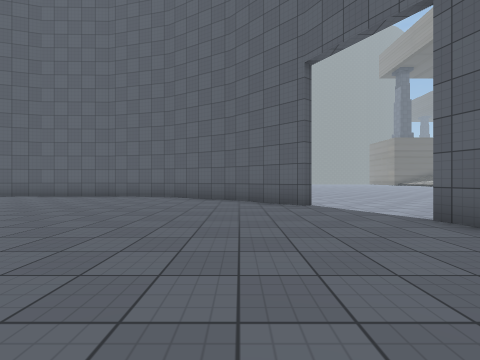
view 1 (above)

16 first-person views from a walk through a 3-D level made in the Unity game engine. The camera is 1.2 m above the floor, looks level and sees 90° across. The floor is counted in squares, 2 m on a side. Each view is taken from the middle of a square. On the plan, view 1 faces up. The plan holds only what a view shows up to about 9 squares ahead; the rest is blank. The place goes on beyond the plan. The player character is not drawn. Some surface patterns are stand-ins.

view 2
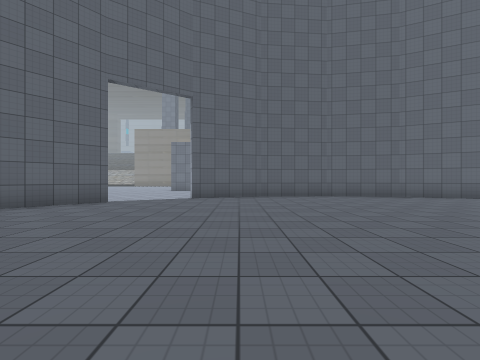

view 3
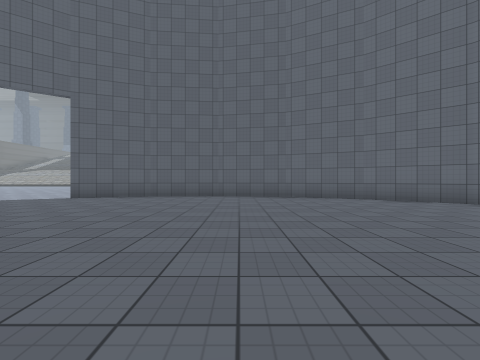

view 4
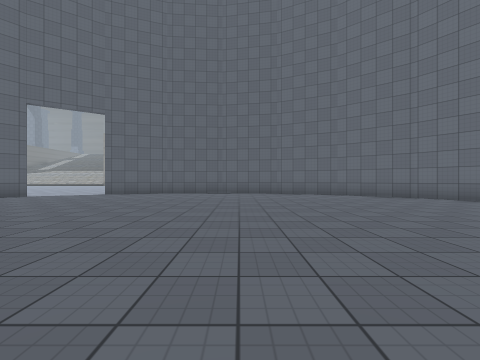

view 5
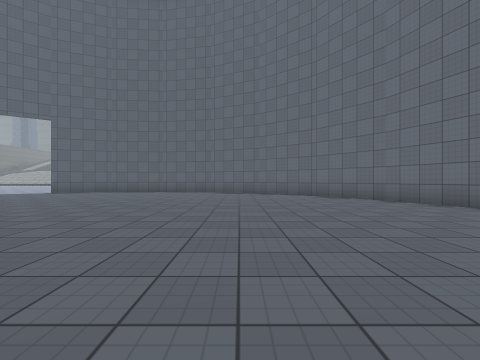

view 6
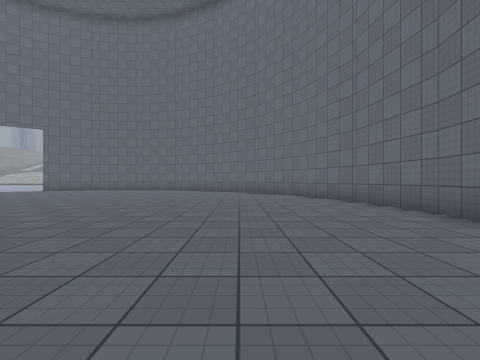

view 7
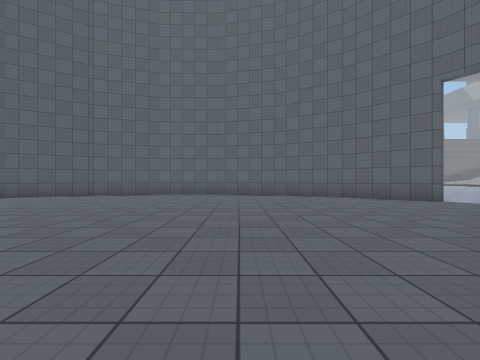

view 8
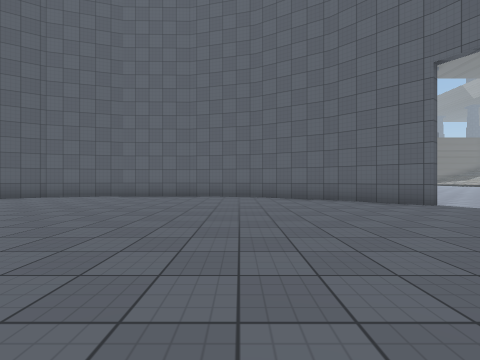

view 9
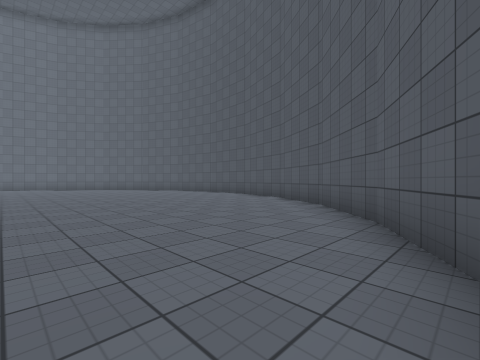

view 10
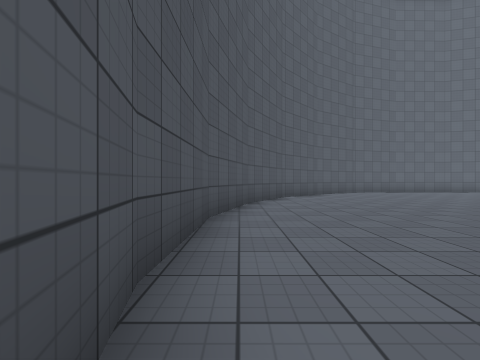

view 11
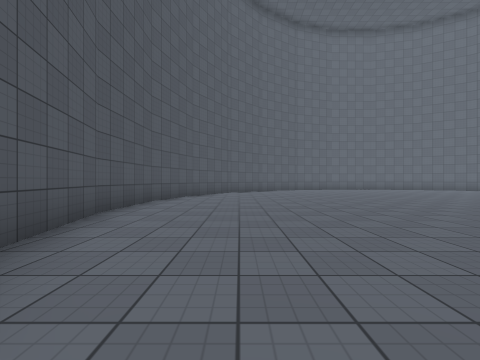

view 12
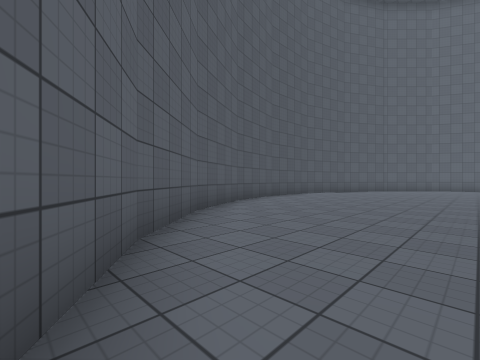

view 13
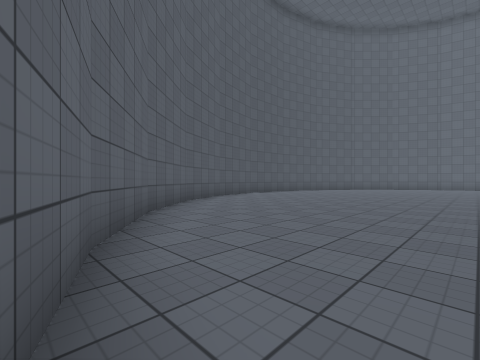

view 14
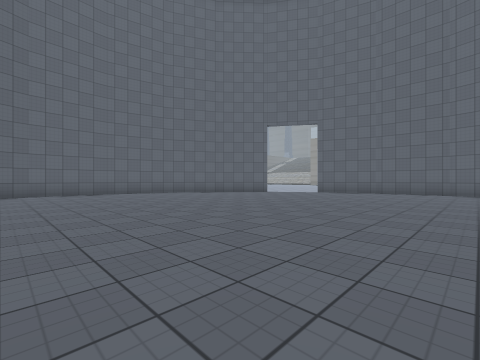

view 15
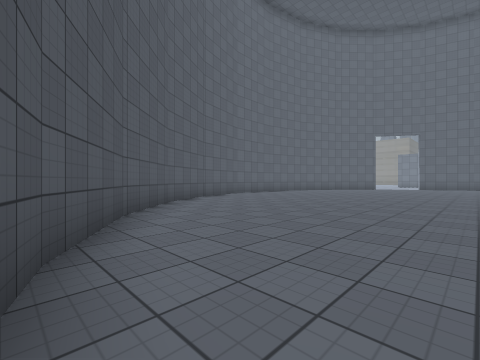

view 16
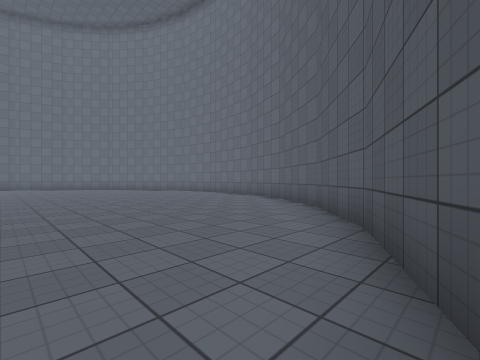

### Floor plan
Points are (right, up) in squares from view 1. A wall is a line through its corners. A room is listed if a view was taken in it or the views show most of it. See-through windows are left out.
Room 1 (views 1, 2, 3, 4, 5, 6, 7, 8, 9, 10, 11, 12, 13, 14, 15, 16)
walls: (-10.4, -9.4) (-8.8, -10); (-12.4, -8) (-10.3, -9.5); (-4.1, -10.3) (-3.3, -10.2) (-1, -9.2); (-15.1, -4) (-14, -6.2) (-12.4, -8.1); (-15.6, -1.5) (-15.1, -4.1); (-15.5, 0.9) (-15.6, -1.7); (0.9, -7.8) (2.5, -5.8); (-1, -9.3) (1, -7.8); (2.4, -5.9) (3.5, -3.5); (-14.8, 3.2) (-15.5, 0.8); (-13.5, 5.3) (-14.8, 3.1); (-11.7, 7) (-13.6, 5.2); (3.5, -3.6) (3.9, -1.2); (-9.6, 8.2) (-11.8, 7); (3.9, -1.3) (3.7, 1.3); (1.5, 5.5) (-0.3, 7.2) (-2.5, 8.4); (3.7, 1.2) (2.8, 3.6); (-7.2, 8.9) (-9.8, 8.2); (-4.8, 8.9) (-7.4, 8.8); (-2.4, 8.3) (-4.9, 8.9)
ways out: opening at (2.5, 4.5)

Where each view was taken, in squares from view 1:
view 1: 0 up, 0 right, facing up
view 2: 2 up, 5 left, facing right
view 3: 2 down, 5 left, facing right
view 4: 2 down, 7 left, facing right
view 5: 5 down, 8 left, facing right
view 6: 7 down, 10 left, facing right
view 7: 1 down, 4 left, facing up
view 8: 0 up, 3 left, facing up
view 9: 8 up, 8 left, facing down-left
view 10: 3 down, 15 left, facing up
view 11: 6 down, 13 left, facing up
view 12: 9 down, 10 left, facing up-left
view 13: 10 down, 8 left, facing up-left
view 14: 2 down, 8 left, facing up-right
view 15: 1 up, 15 left, facing up-right
view 16: 3 down, 15 left, facing down-right
